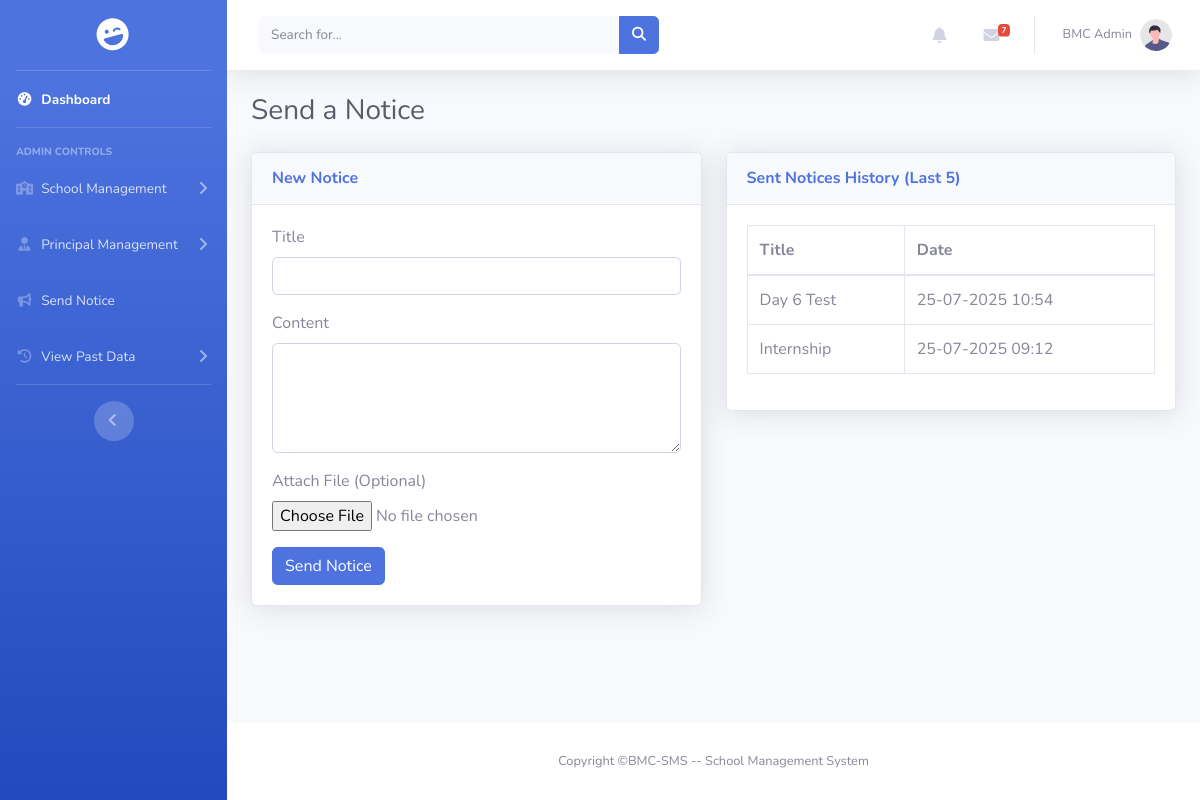
The page /pages/bmc/send_notice.php (signed in) on the database as committed earlier.
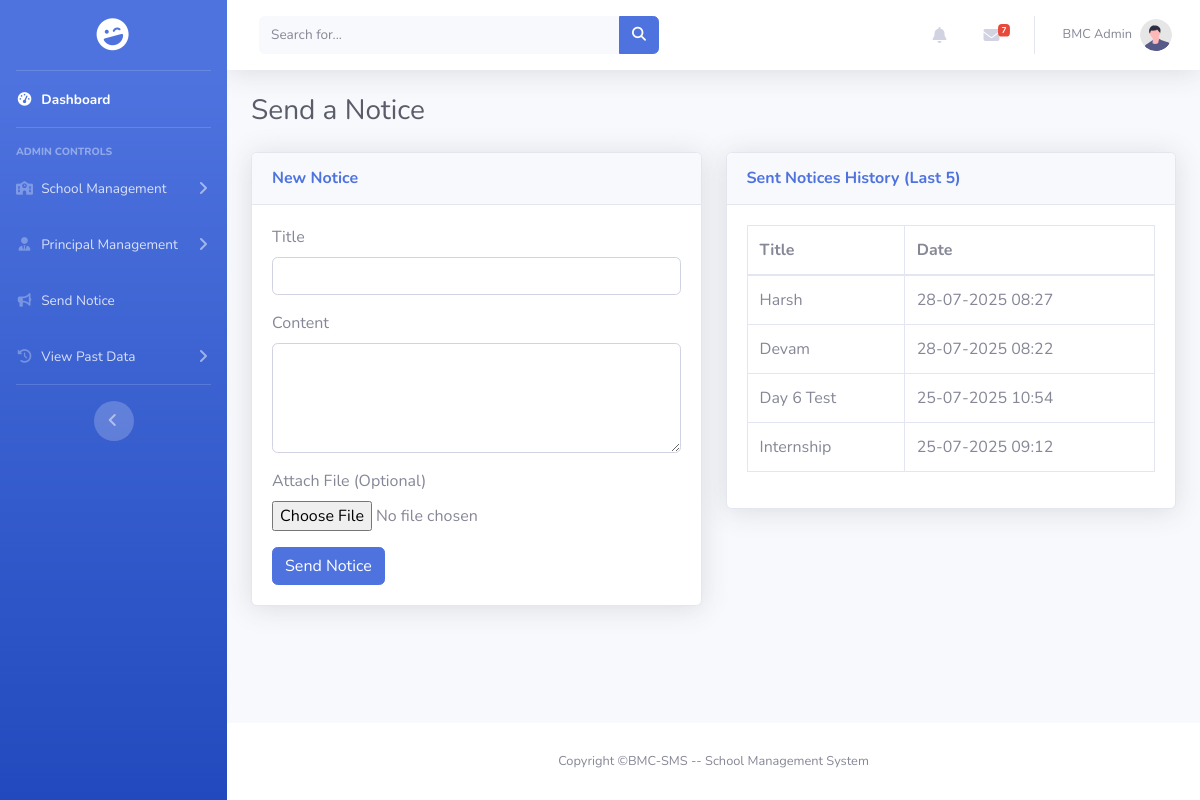
The same page on the database as committed later.
### tables this page shows
CREATE TABLE `notice` (
  `id` int(11) NOT NULL,
  `user_id` int(11) NOT NULL,
  `title` varchar(255) NOT NULL,
  `content` text NOT NULL,
  `file_path` varchar(255) DEFAULT NULL,
  `original_filename` varchar(255) DEFAULT NULL,
  `created_at` timestamp NOT NULL DEFAULT current_timestamp()
);

### encryption.php (called while the page is built, shortened)
<?php
function decrypt_id($encrypted)
{
    return openssl_decrypt($encrypted, ENCRYPTION_METHOD, ENCRYPTION_KEY, 0, ENCRYPTION_IV);
}

### pages/bmc/send_notice.php (the view, shortened to what this page needs)
<?php
include_once "../../encryption.php";
include_once "../../includes/connect.php";
$userId = null;
if (isset($_COOKIE['encrypted_user_id'])) {
    $userId = decrypt_id($_COOKIE['encrypted_user_id']);
}
$noticesHistory = [];
$stmt_history = $conn->prepare("SELECT title, created_at FROM notice WHERE user_id = ? ORDER BY created_at DESC LIMIT 5");
$stmt_history->bind_param("i", $userId);
$stmt_history->execute();
$result_history = $stmt_history->get_result();
while ($row_history = $result_history->fetch_assoc()) {
    $noticesHistory[] = $row_history;
}
?>
<!DOCTYPE html>
<html lang="en">
<head>
    <link rel="stylesheet" href="https://cdnjs.cloudflare.com/ajax/libs/font-awesome/6.5.2/css/all.min.css" />
    <link rel="stylesheet" href="https://cdn.jsdelivr.net/npm/bootstrap@4.6.2/dist/css/bootstrap.min.css">
    <link href="../../assets/css/sb-admin-2.min.css" rel="stylesheet">
    <link rel="stylesheet" href="../../assets/css/sidebar.css">
    <link rel="stylesheet" href="../../assets/css/scrollbar_hidden.css">
</head>
<body id="page-top">
    <div id="wrapper">
        <?php include '../../includes/sidebar.php'; ?>
        <div id="content-wrapper" class="d-flex flex-column">
            <div id="content">
                <?php include '../../includes/header.php'; ?>
                <div class="container-fluid">
                    <h1 class="h3 mb-4 text-gray-800">Send a Notice</h1>
                    <div class="row">
                        <div class="col-lg-6">
                            <div class="card shadow mb-4">
                                <div class="card-header py-3">
                                    <h6 class="m-0 font-weight-bold text-primary">New Notice</h6>
                                </div>
                                <div class="card-body">
                                    <form method="POST" action="send_notice.php" enctype="multipart/form-data">
                                        <div class="form-group">
                                            <label for="title">Title</label>
                                            <input type="text" class="form-control" id="title" name="title" required>
                                        </div>
                                        <div class="form-group">
                                            <label for="content">Content</label>
                                            <textarea class="form-control" id="content" name="content" rows="4" required></textarea>
                                        </div>
                                        <div class="form-group">
                                            <label for="notice_file">Attach File (Optional)</label>
                                            <input type="file" class="form-control-file" id="notice_file" name="notice_file">
                                        </div>
                                        <button type="submit" name="send_notice" class="btn btn-primary">Send Notice</button>
                                    </form>
                                </div>
                            </div>
                        </div>
                        <div class="col-lg-6">
                            <div class="card shadow mb-4">
                                <div class="card-header py-3">
                                    <h6 class="m-0 font-weight-bold text-primary">Sent Notices History (Last 5)</h6>
                                </div>
                                <div class="card-body">
                                    <div class="table-responsive">
                                        <table class="table table-bordered" width="100%" cellspacing="0">
                                            <thead>
                                                <tr>
                                                    <th>Title</th>
                                                    <th>Date</th>
                                                </tr>
                                            </thead>
                                            <tbody>
                                                <?php foreach ($noticesHistory as $notice): ?>
                                                    <tr>
                                                        <td><?php echo htmlspecialchars($notice['title']); ?></td>
                                                        <td><?php echo date('d-m-Y H:i', strtotime($notice['created_at'])); ?></td>
                                                    </tr>
                                                <?php endforeach; ?>
                                            </tbody>
                                        </table>
                                    </div>
                                </div>
                            </div>
                        </div>
                    </div>
                </div>
            </div>
            <?php include '../../includes/footer.php'; ?>
        </div>
    </div>
</body>
</html>

Rows that differ between the two databases and show on the page:
added notice: title "Harsh", created_at "28-07-2025 08:27"
added notice: title "Devam", created_at "28-07-2025 08:22"
